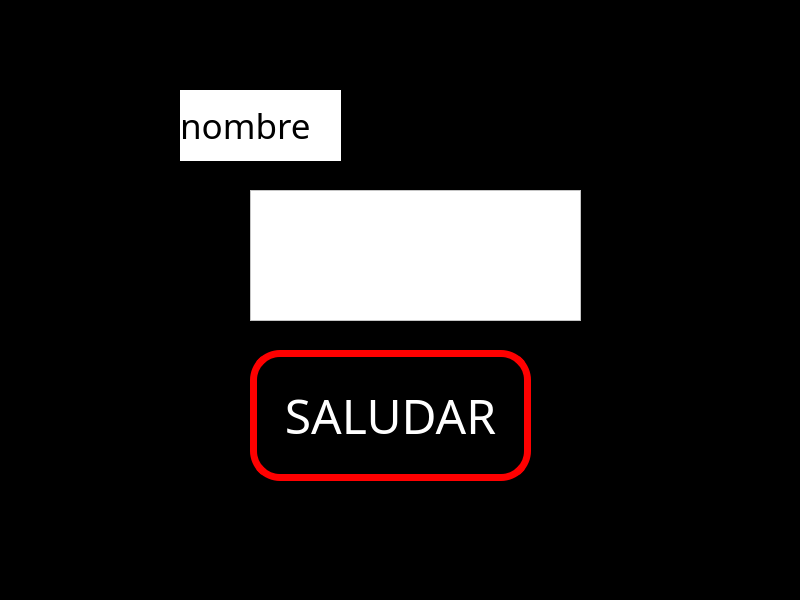
<?xml version="1.0" encoding="UTF-8"?>
<ui version="4.0">
 <class>MainWindow</class>
 <widget class="QMainWindow" name="MainWindow">
  <property name="geometry">
   <rect>
    <x>0</x>
    <y>0</y>
    <width>800</width>
    <height>600</height>
   </rect>
  </property>
  <property name="windowTitle">
   <string>MainWindow</string>
  </property>
  <property name="styleSheet">
   <string notr="true">background-color: rgb(0, 0, 0);</string>
  </property>
  <widget class="QWidget" name="centralwidget">
   <widget class="QPushButton" name="BTN_SALUDO">
    <property name="geometry">
     <rect>
      <x>250</x>
      <y>350</y>
      <width>281</width>
      <height>131</height>
     </rect>
    </property>
    <property name="font">
     <font>
      <family>Rockwell</family>
      <pointsize>36</pointsize>
      <italic>false</italic>
     </font>
    </property>
    <property name="cursor">
     <cursorShape>PointingHandCursor</cursorShape>
    </property>
    <property name="contextMenuPolicy">
     <enum>Qt::DefaultContextMenu</enum>
    </property>
    <property name="toolTip">
     <string notr="true"/>
    </property>
    <property name="styleSheet">
     <string notr="true">background-color: rgb(0, 0, 0);
color: rgb(255,255,255);
border-radius: 30px;
border: 7px solid red;</string>
    </property>
    <property name="text">
     <string>SALUDAR</string>
    </property>
    <property name="autoRepeatInterval">
     <number>100</number>
    </property>
    <property name="autoDefault">
     <bool>false</bool>
    </property>
   </widget>
   <widget class="QLabel" name="label">
    <property name="geometry">
     <rect>
      <x>180</x>
      <y>90</y>
      <width>161</width>
      <height>71</height>
     </rect>
    </property>
    <property name="font">
     <font>
      <family>Myanmar Text</family>
      <pointsize>26</pointsize>
     </font>
    </property>
    <property name="styleSheet">
     <string notr="true">background-color: rgb(255, 255, 255);</string>
    </property>
    <property name="text">
     <string>nombre</string>
    </property>
   </widget>
   <widget class="QTextBrowser" name="textBrowser">
    <property name="geometry">
     <rect>
      <x>250</x>
      <y>190</y>
      <width>331</width>
      <height>131</height>
     </rect>
    </property>
    <property name="styleSheet">
     <string notr="true">background-color: rgb(255, 255, 255);</string>
    </property>
   </widget>
  </widget>
  <widget class="QMenuBar" name="menubar">
   <property name="geometry">
    <rect>
     <x>0</x>
     <y>0</y>
     <width>800</width>
     <height>26</height>
    </rect>
   </property>
  </widget>
  <widget class="QStatusBar" name="statusbar"/>
 </widget>
 <resources/>
 <connections/>
</ui>
